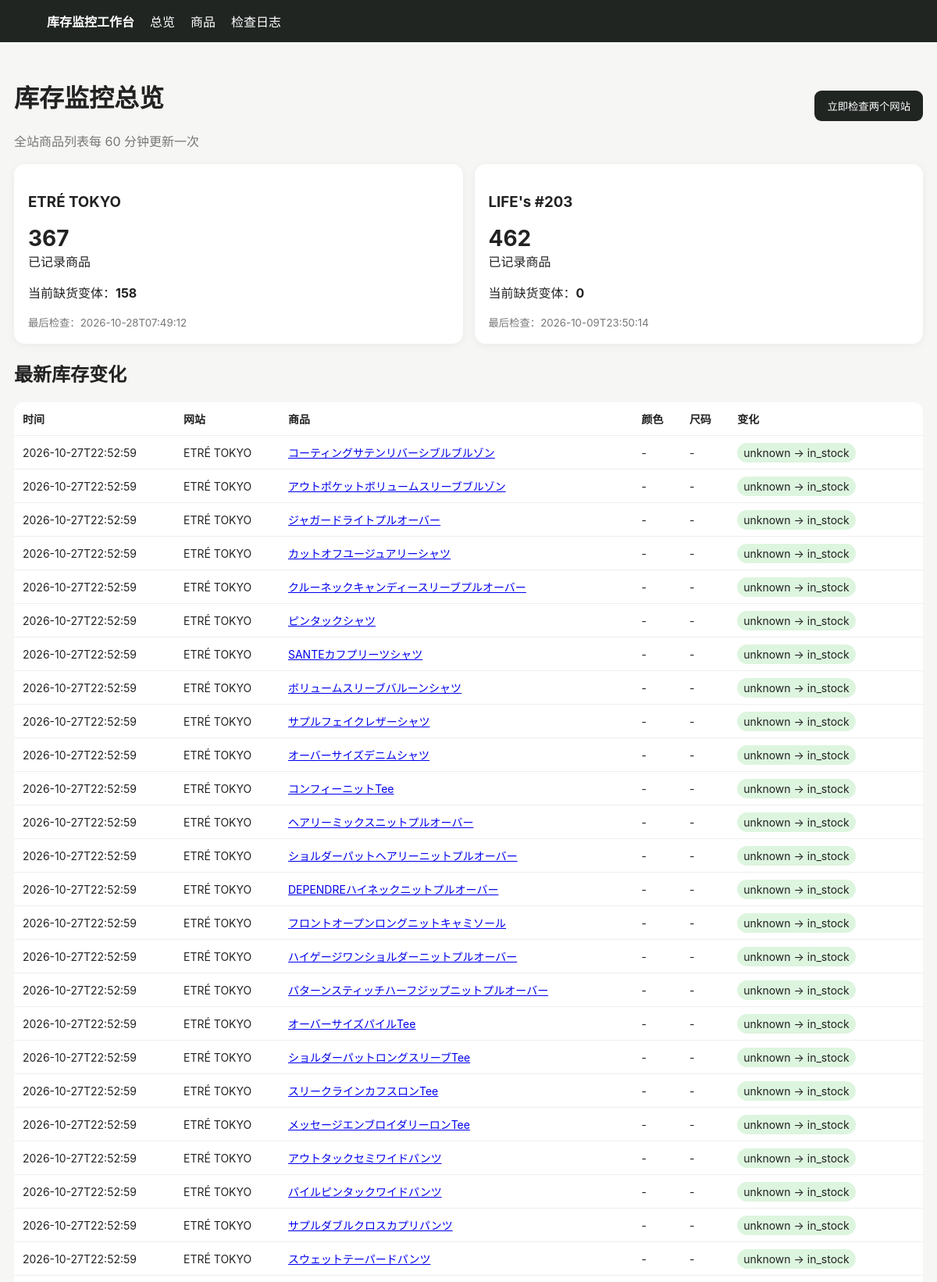
The page / (upper part) on the database its author committed.
### tables this page shows
CREATE TABLE products (
 id INTEGER PRIMARY KEY AUTOINCREMENT,
 site TEXT NOT NULL,
 url TEXT NOT NULL UNIQUE,
 name TEXT NOT NULL,
 price TEXT,
 image_url TEXT,
 first_seen TEXT NOT NULL,
 last_seen TEXT NOT NULL
);

### app/main.py (the view)
@app.get("/")
def dashboard(request: Request):
    with conn() as c:
        sites = c.execute("""
        SELECT p.site, COUNT(DISTINCT p.id) products,
        SUM(CASE WHEN v.status='out_of_stock' THEN 1 ELSE 0 END) out_count,
        MAX(v.last_checked) last_checked
        FROM products p LEFT JOIN variants v ON v.product_id=p.id
        GROUP BY p.site ORDER BY p.site
        """).fetchall()
        changes = c.execute("""
        SELECT ch.*,p.site,p.name,p.url,p.image_url
        FROM changes ch JOIN products p ON p.id=ch.product_id
        ORDER BY ch.detected_at DESC LIMIT 100
        """).fetchall()
        runs = c.execute("SELECT * FROM runs ORDER BY id DESC LIMIT 20").fetchall()
    return templates.TemplateResponse("dashboard.html", {"request":request,"sites":sites,"changes":changes,"runs":runs})

### app/templates/dashboard.html (shortened to what this page needs)
{% extends "base.html" %}{% block content %}
<div class="top"><div><h1>库存监控总览</h1><div class="muted">全站商品列表每 60 分钟更新一次</div></div>
<form method="post" action="/run"><button>立即检查两个网站</button></form></div>
<div class="grid">{% for s in sites %}<div class="card"><h3>{{s.site}}</h3><div class="big">{{s.products or 0}}</div><div>已记录商品</div><p>当前缺货变体：<b>{{s.out_count or 0}}</b></p><small class="muted">最后检查：{{s.last_checked or "尚未检查"}}</small></div>{% endfor %}</div>
<h2>最新库存变化</h2><table><tr><th>时间</th><th>网站</th><th>商品</th><th>颜色</th><th>尺码</th><th>变化</th></tr>
{% for x in changes %}<tr><td>{{x.detected_at}}</td><td>{{x.site}}</td><td><a href="/product/{{x.product_id}}">{{x.name}}</a></td><td>{{x.color or "-"}}</td><td>{{x.size or "-"}}</td><td><span class="badge {{x.new_status}}">{{x.old_status}} → {{x.new_status}}</span></td></tr>{% else %}<tr><td colspan="6">第一次扫描后这里会显示变化。首次建立库存快照不会产生变化提醒。</td></tr>{% endfor %}</table>
{% endblock %}

### app/templates/base.html (style rules this page uses)
body { font-family:-apple-system,BlinkMacSystemFont,"Segoe UI",sans-serif;background:#f6f6f4;color:#222;margin:0 }
.grid { display:grid;grid-template-columns:repeat(auto-fit,minmax(240px,1fr));gap:15px }
.card { background:#fff;border-radius:14px;padding:18px;box-shadow:0 2px 12px #0000000d }
.big { font-size:28px;font-weight:700 }
button { background:#202522;color:#fff;border:0;border-radius:9px;padding:10px 16px;cursor:pointer }
table { width:100%;border-collapse:collapse;background:#fff;border-radius:12px;overflow:hidden }
th,td { padding:11px;border-bottom:1px solid #eee;text-align:left;font-size:14px }
.badge { padding:4px 8px;border-radius:999px;background:#eee }
.in_stock { background:#ddf5df }
.muted { color:#777 }
.top { display:flex;justify-content:space-between;align-items:center;margin-bottom:18px }

### rows shown on the page
products: detected_at "2026-10-27T22:52:59", site "ETRÉ TOKYO", name "コーティングサテンリバーシブルブルゾン", color "-", size "-", old_status "unknown", new_status "in_stock"
products: detected_at "2026-10-27T22:52:59", site "ETRÉ TOKYO", name "アウトポケットボリュームスリーブブルゾン", color "-", size "-", old_status "unknown", new_status "in_stock"
products: detected_at "2026-10-27T22:52:59", site "ETRÉ TOKYO", name "ジャガードライトプルオーバー", color "-", size "-", old_status "unknown", new_status "in_stock"
products: detected_at "2026-10-27T22:52:59", site "ETRÉ TOKYO", name "カットオフユージュアリーシャツ", color "-", size "-", old_status "unknown", new_status "in_stock"
products: detected_at "2026-10-27T22:52:59", site "ETRÉ TOKYO", name "クルーネックキャンディースリーブプルオーバー", color "-", size "-", old_status "unknown", new_status "in_stock"
products: detected_at "2026-10-27T22:52:59", site "ETRÉ TOKYO", name "ピンタックシャツ", color "-", size "-", old_status "unknown", new_status "in_stock"
products: detected_at "2026-10-27T22:52:59", site "ETRÉ TOKYO", name "SANTEカフプリーツシャツ", color "-", size "-", old_status "unknown", new_status "in_stock"
products: detected_at "2026-10-27T22:52:59", site "ETRÉ TOKYO", name "ボリュームスリーブバルーンシャツ", color "-", size "-", old_status "unknown", new_status "in_stock"
products: detected_at "2026-10-27T22:52:59", site "ETRÉ TOKYO", name "サプルフェイクレザーシャツ", color "-", size "-", old_status "unknown", new_status "in_stock"
products: detected_at "2026-10-27T22:52:59", site "ETRÉ TOKYO", name "オーバーサイズデニムシャツ", color "-", size "-", old_status "unknown", new_status "in_stock"
products: detected_at "2026-10-27T22:52:59", site "ETRÉ TOKYO", name "コンフィーニットTee", color "-", size "-", old_status "unknown", new_status "in_stock"
products: detected_at "2026-10-27T22:52:59", site "ETRÉ TOKYO", name "ヘアリーミックスニットプルオーバー", color "-", size "-", old_status "unknown", new_status "in_stock"
products: detected_at "2026-10-27T22:52:59", site "ETRÉ TOKYO", name "ショルダーパットヘアリーニットプルオーバー", color "-", size "-", old_status "unknown", new_status "in_stock"
products: detected_at "2026-10-27T22:52:59", site "ETRÉ TOKYO", name "DEPENDREハイネックニットプルオーバー", color "-", size "-", old_status "unknown", new_status "in_stock"
products: detected_at "2026-10-27T22:52:59", site "ETRÉ TOKYO", name "フロントオープンロングニットキャミソール", color "-", size "-", old_status "unknown", new_status "in_stock"
products: detected_at "2026-10-27T22:52:59", site "ETRÉ TOKYO", name "ハイゲージワンショルダーニットプルオーバー", color "-", size "-", old_status "unknown", new_status "in_stock"
products: detected_at "2026-10-27T22:52:59", site "ETRÉ TOKYO", name "パターンスティッチハーフジップニットプルオーバー", color "-", size "-", old_status "unknown", new_status "in_stock"
products: detected_at "2026-10-27T22:52:59", site "ETRÉ TOKYO", name "オーバーサイズパイルTee", color "-", size "-", old_status "unknown", new_status "in_stock"
products: detected_at "2026-10-27T22:52:59", site "ETRÉ TOKYO", name "ショルダーパットロングスリーブTee", color "-", size "-", old_status "unknown", new_status "in_stock"
products: detected_at "2026-10-27T22:52:59", site "ETRÉ TOKYO", name "スリークラインカフスロンTee", color "-", size "-", old_status "unknown", new_status "in_stock"
products: detected_at "2026-10-27T22:52:59", site "ETRÉ TOKYO", name "メッセージエンブロイダリーロンTee", color "-", size "-", old_status "unknown", new_status "in_stock"
products: detected_at "2026-10-27T22:52:59", site "ETRÉ TOKYO", name "アウトタックセミワイドパンツ", color "-", size "-", old_status "unknown", new_status "in_stock"
products: detected_at "2026-10-27T22:52:59", site "ETRÉ TOKYO", name "パイルピンタックワイドパンツ", color "-", size "-", old_status "unknown", new_status "in_stock"
products: detected_at "2026-10-27T22:52:59", site "ETRÉ TOKYO", name "サプルダブルクロスカプリパンツ", color "-", size "-", old_status "unknown", new_status "in_stock"
products: detected_at "2026-10-27T22:52:59", site "ETRÉ TOKYO", name "スウェットテーパードパンツ", color "-", size "-", old_status "unknown", new_status "in_stock"

### other values the page prints
{{ s.site }} "ETRÉ TOKYO" "LIFE's #203"
{{ s.products or 0 }} "367" "462"
{{ s.out_count or 0 }} "158" "0"
{{ s.last_checked or "尚未检查" }} "2026-10-28T07:49:12" "2026-10-09T23:50:14"
